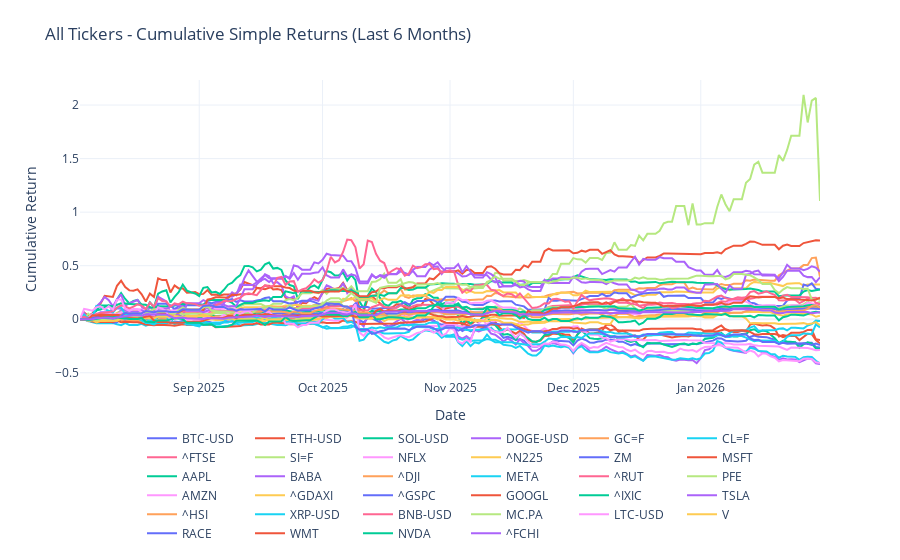

Notebook code cell kept with this figure:
### Code cell
# plot last 6 months of cumprod_simple_6m returns 
fig = go.Figure()
for column in cumprod_simple_6m.columns:
    fig.add_trace(
        go.Scatter(
            x=cumprod_simple_6m.index,
            y=cumprod_simple_6m[column],
            mode="lines",
            name=column,
        )
    )

fig.update_layout(
    title="All Tickers - Cumulative Simple Returns (Last 6 Months)",
    xaxis_title="Date",
    yaxis_title="Cumulative Return",
    legend=dict(orientation="h", yanchor="top", y=-0.15, xanchor="center", x=0.5),
    template="plotly_white",
    margin=dict(t=80, b=120),
)
fig.show()

### Figure 1 — Plotly figure (JSON) as saved in the notebook; plotly's stock layout.template omitted (floating-point values rounded to 4 significant figures; data arrays with more than 128 entries replaced by an {"elided": "..."} marker saying what was removed)
{"data": [{"mode": "lines", "name": "BTC-USD", "type": "scatter", "x": {"elided": "181 str values"}, "y": {"elided": "181 float values"}}, {"mode": "lines", "name": "ETH-USD", "type": "scatter", "x": {"elided": "181 str values"}, "y": {"elided": "181 float values"}}, {"mode": "lines", "name": "SOL-USD", "type": "scatter", "x": {"elided": "181 str values"}, "y": {"elided": "181 float values"}}, {"mode": "lines", "name": "DOGE-USD", "type": "scatter", "x": {"elided": "181 str values"}, "y": {"elided": "181 float values"}}, {"mode": "lines", "name": "GC=F", "type": "scatter", "x": {"elided": "181 str values"}, "y": {"elided": "181 float values"}}, {"mode": "lines", "name": "CL=F", "type": "scatter", "x": {"elided": "181 str values"}, "y": {"elided": "181 float values"}}, {"mode": "lines", "name": "^FTSE", "type": "scatter", "x": {"elided": "181 str values"}, "y": {"elided": "181 float values"}}, {"mode": "lines", "name": "SI=F", "type": "scatter", "x": {"elided": "181 str values"}, "y": {"elided": "181 float values"}}, {"mode": "lines", "name": "NFLX", "type": "scatter", "x": {"elided": "181 str values"}, "y": {"elided": "181 float values"}}, {"mode": "lines", "name": "^N225", "type": "scatter", "x": {"elided": "181 str values"}, "y": {"elided": "181 float values"}}, {"mode": "lines", "name": "ZM", "type": "scatter", "x": {"elided": "181 str values"}, "y": {"elided": "181 float values"}}, {"mode": "lines", "name": "MSFT", "type": "scatter", "x": {"elided": "181 str values"}, "y": {"elided": "181 float values"}}, {"mode": "lines", "name": "AAPL", "type": "scatter", "x": {"elided": "181 str values"}, "y": {"elided": "181 float values"}}, {"mode": "lines", "name": "BABA", "type": "scatter", "x": {"elided": "181 str values"}, "y": {"elided": "181 float values"}}, {"mode": "lines", "name": "^DJI", "type": "scatter", "x": {"elided": "181 str values"}, "y": {"elided": "181 float values"}}, {"mode": "lines", "name": "META", "type": "scatter", "x": {"elided": "181 str values"}, "y": {"elided": "181 float values"}}, {"mode": "lines", "name": "^RUT", "type": "scatter", "x": {"elided": "181 str values"}, "y": {"elided": "181 float values"}}, {"mode": "lines", "name": "PFE", "type": "scatter", "x": {"elided": "181 str values"}, "y": {"elided": "181 float values"}}, {"mode": "lines", "name": "AMZN", "type": "scatter", "x": {"elided": "181 str values"}, "y": {"elided": "181 float values"}}, {"mode": "lines", "name": "^GDAXI", "type": "scatter", "x": {"elided": "181 str values"}, "y": {"elided": "181 float values"}}, {"mode": "lines", "name": "^GSPC", "type": "scatter", "x": {"elided": "181 str values"}, "y": {"elided": "181 float values"}}, {"mode": "lines", "name": "GOOGL", "type": "scatter", "x": {"elided": "181 str values"}, "y": {"elided": "181 float values"}}, {"mode": "lines", "name": "^IXIC", "type": "scatter", "x": {"elided": "181 str values"}, "y": {"elided": "181 float values"}}, {"mode": "lines", "name": "TSLA", "type": "scatter", "x": {"elided": "181 str values"}, "y": {"elided": "181 float values"}}, {"mode": "lines", "name": "^HSI", "type": "scatter", "x": {"elided": "181 str values"}, "y": {"elided": "181 float values"}}, {"mode": "lines", "name": "XRP-USD", "type": "scatter", "x": {"elided": "181 str values"}, "y": {"elided": "181 float values"}}, {"mode": "lines", "name": "BNB-USD", "type": "scatter", "x": {"elided": "181 str values"}, "y": {"elided": "181 float values"}}, {"mode": "lines", "name": "MC.PA", "type": "scatter", "x": {"elided": "181 str values"}, "y": {"elided": "181 float values"}}, {"mode": "lines", "name": "LTC-USD", "type": "scatter", "x": {"elided": "181 str values"}, "y": {"elided": "181 float values"}}, {"mode": "lines", "name": "V", "type": "scatter", "x": {"elided": "181 str values"}, "y": {"elided": "181 float values"}}, {"mode": "lines", "name": "RACE", "type": "scatter", "x": {"elided": "181 str values"}, "y": {"elided": "181 float values"}}, {"mode": "lines", "name": "WMT", "type": "scatter", "x": {"elided": "181 str values"}, "y": {"elided": "181 float values"}}, {"mode": "lines", "name": "NVDA", "type": "scatter", "x": {"elided": "181 str values"}, "y": {"elided": "181 float values"}}, {"mode": "lines", "name": "^FCHI", "type": "scatter", "x": {"elided": "181 str values"}, "y": {"elided": "181 float values"}}], "layout": {"legend": {"orientation": "h", "x": 0.5, "xanchor": "center", "y": -0.15, "yanchor": "top"}, "margin": {"b": 120, "t": 80}, "title": {"text": "All Tickers - Cumulative Simple Returns (Last 6 Months)"}, "xaxis": {"title": {"text": "Date"}}, "yaxis": {"title": {"text": "Cumulative Return"}}}}
